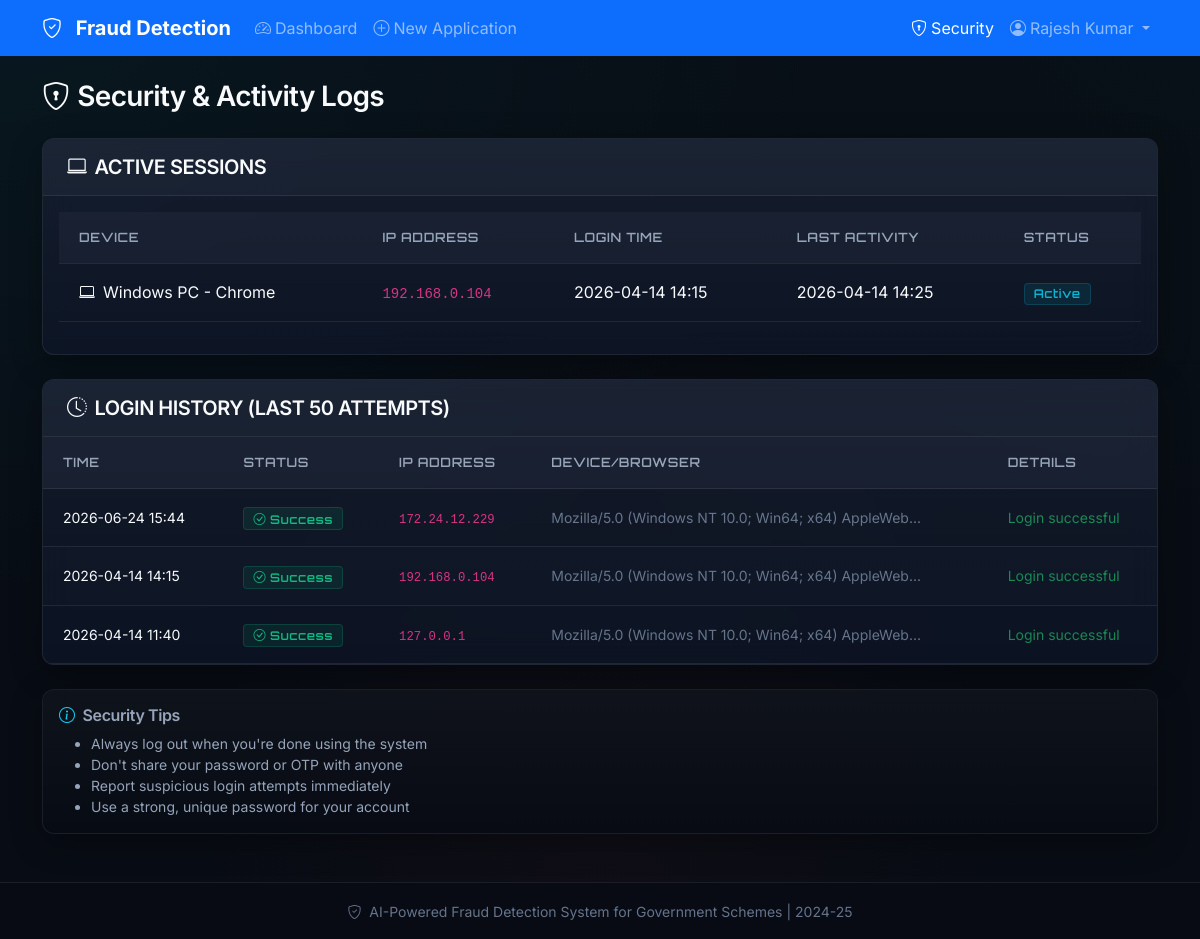
The app's page /security-logs (signed in) with its own data.
### tables this page shows
CREATE TABLE users (
            id INTEGER PRIMARY KEY AUTOINCREMENT,
            username TEXT UNIQUE NOT NULL,
            email TEXT UNIQUE NOT NULL,
            password_hash TEXT NOT NULL,
            full_name TEXT NOT NULL,
            role TEXT DEFAULT 'officer',
            department TEXT,
            is_active INTEGER DEFAULT 1,
            created_at TIMESTAMP DEFAULT CURRENT_TIMESTAMP,
            last_login TIMESTAMP
        , email_verified INTEGER DEFAULT 0);

CREATE TABLE user_sessions (
            id INTEGER PRIMARY KEY AUTOINCREMENT,
            user_id INTEGER,
            session_token TEXT UNIQUE,
            ip_address TEXT,
            user_agent TEXT,
            device_info TEXT,
            login_time TIMESTAMP DEFAULT CURRENT_TIMESTAMP,
            last_activity TIMESTAMP DEFAULT CURRENT_TIMESTAMP,
            is_active INTEGER DEFAULT 1,
            logout_time TIMESTAMP,
            FOREIGN KEY (user_id) REFERENCES users (id)
        );

CREATE TABLE login_attempts (
            id INTEGER PRIMARY KEY AUTOINCREMENT,
            username TEXT,
            ip_address TEXT,
            user_agent TEXT,
            attempt_time TIMESTAMP DEFAULT CURRENT_TIMESTAMP,
            success INTEGER DEFAULT 0,
            failure_reason TEXT
        );

### app.py (the view)
@app.route('/security-logs')
@login_required
def security_logs():
    user = db.get_user_by_id(session['user_id'])
    conn = db.get_db_connection()
    login_attempts = conn.execute('''
        SELECT * FROM login_attempts
        WHERE username = ?
        ORDER BY attempt_time DESC
        LIMIT 50
    ''', (user['username'],)).fetchall()
    active_sessions = db.get_active_sessions(session['user_id'])
    conn.close()
    return render_template('security_logs.html',
                         login_attempts=login_attempts,
                         active_sessions=active_sessions,
                         current_session=session.get('session_token'))

### app.py (called while the page is built)
def login_required(f):
    @wraps(f)
    def decorated_function(*args, **kwargs):
        if 'user_id' not in session:
            flash('Please log in to access this page.', 'warning')
            return redirect(url_for('login'))
        if 'session_token' in session:
            db.update_session_activity(session['session_token'])
        return f(*args, **kwargs)
    return decorated_function

### database.py (called while the page is built)
def get_db_connection():
    conn = sqlite3.connect(DATABASE)
    conn.row_factory = sqlite3.Row
    return conn

def get_user_by_id(user_id):
    conn = get_db_connection()
    user = conn.execute('SELECT * FROM users WHERE id = ?', (user_id,)).fetchone()
    conn.close()
    return user

def update_session_activity(session_token):
    conn = get_db_connection()
    conn.execute('''
        UPDATE user_sessions SET last_activity = CURRENT_TIMESTAMP
        WHERE session_token = ?
    ''', (session_token,))
    conn.commit()
    conn.close()

def get_active_sessions(user_id):
    conn = get_db_connection()
    sessions = conn.execute('''
        SELECT * FROM user_sessions
        WHERE user_id = ? AND is_active = 1
        ORDER BY last_activity DESC
    ''', (user_id,)).fetchall()
    conn.close()
    return sessions

### templates/security_logs.html (shortened to what this page needs)
<!DOCTYPE html>
<html lang="en">
<head>
    <link href="https://cdn.jsdelivr.net/npm/bootstrap@5.3.0/dist/css/bootstrap.min.css" rel="stylesheet">
    <link rel="stylesheet" href="https://cdn.jsdelivr.net/npm/bootstrap-icons@1.11.0/font/bootstrap-icons.css">
    <link rel="stylesheet" href="{{ url_for('static', filename='css/style.css') }}">
</head>
<body>
    <nav class="navbar navbar-expand-lg navbar-dark bg-primary">
        <div class="container">
            <a class="navbar-brand" href="/">
                <i class="bi bi-shield-check me-2"></i>
                <strong>Fraud Detection</strong>
            </a>
            <div class="collapse navbar-collapse" id="navbarNav">
                <ul class="navbar-nav me-auto">
                    <li class="nav-item">
                        <a class="nav-link" href="/dashboard">
                            <i class="bi bi-speedometer2 me-1"></i>Dashboard
                        </a>
                    </li>
                    <li class="nav-item">
                        <a class="nav-link" href="/new-application">
                            <i class="bi bi-plus-circle me-1"></i>New Application
                        </a>
                    </li>
                </ul>
                <ul class="navbar-nav">
                    <li class="nav-item">
                        <a class="nav-link active" href="/security-logs">
                            <i class="bi bi-shield-lock me-1"></i>Security
                        </a>
                    </li>
                    <li class="nav-item dropdown">
                        <a class="nav-link dropdown-toggle" href="#" role="button" data-bs-toggle="dropdown">
                            <i class="bi bi-person-circle me-1"></i>{{ session.full_name }}
                        </a>
                    </li>
                </ul>
            </div>
        </div>
    </nav>
    <div class="container mt-4">
        <h3 class="mb-4"><i class="bi bi-shield-lock me-2"></i>Security & Activity Logs</h3>
        <div class="card shadow mb-4">
            <div class="card-header bg-primary text-white">
                <h5 class="mb-0"><i class="bi bi-laptop me-2"></i>Active Sessions</h5>
            </div>
            <div class="card-body">
                {% if active_sessions %}
                    <div class="table-responsive">
                        <table class="table table-hover">
                            <thead>
                                <tr>
                                    <th>Device</th>
                                    <th>IP Address</th>
                                    <th>Login Time</th>
                                    <th>Last Activity</th>
                                    <th>Status</th>
                                </tr>
                            </thead>
                            <tbody>
                                {% for sess in active_sessions %}
                                <tr {% if sess.session_token == current_session %}class="table-success"{% endif %}>
                                    <td>
                                        <i class="bi bi-laptop me-2"></i>{{ sess.device_info or 'Unknown' }}
                                    </td>
                                    <td><code>{{ sess.ip_address }}</code></td>
                                    <td>{{ sess.login_time[:16] if sess.login_time else 'N/A' }}</td>
                                    <td>{{ sess.last_activity[:16] if sess.last_activity else 'N/A' }}</td>
                                    <td>
                                        {% if sess.session_token == current_session %}
                                            <span class="badge bg-success"><i class="bi bi-check-circle me-1"></i>Current Session</span>
                                        {% else %}
                                            <span class="badge bg-info">Active</span>
                                        {% endif %}
                                    </td>
                                </tr>
                                {% endfor %}
                            </tbody>
                        </table>
                    </div>
                {% else %}
                    <p class="text-muted mb-0">No active sessions found.</p>
                {% endif %}
            </div>
        </div>
        <div class="card shadow">
            <div class="card-header bg-dark text-white">
                <h5 class="mb-0"><i class="bi bi-clock-history me-2"></i>Login History (Last 50 attempts)</h5>
            </div>
            <div class="card-body p-0">
                <div class="table-responsive">
                    <table class="table table-hover table-striped mb-0">
                        <thead class="table-dark">
                            <tr>
                                <th>Time</th>
                                <th>Status</th>
                                <th>IP Address</th>
                                <th>Device/Browser</th>
                                <th>Details</th>
                            </tr>
                        </thead>
                        <tbody>
                            {% for attempt in login_attempts %}
                            <tr>
                                <td><small>{{ attempt.attempt_time[:16] if attempt.attempt_time else 'N/A' }}</small></td>
                                <td>
                                    {% if attempt.success %}
                                        <span class="badge bg-success"><i class="bi bi-check-circle me-1"></i>Success</span>
                                    {% else %}
                                        <span class="badge bg-danger"><i class="bi bi-x-circle me-1"></i>Failed</span>
                                    {% endif %}
                                </td>
                                <td><code><small>{{ attempt.ip_address }}</small></code></td>
                                <td><small class="text-muted">{{ attempt.user_agent[:50] if attempt.user_agent else 'Unknown' }}...</small></td>
                                <td>
                                    {% if attempt.failure_reason %}
                                        <span class="text-danger"><small>{{ attempt.failure_reason }}</small></span>
                                    {% else %}
                                        <span class="text-success"><small>Login successful</small></span>
                                    {% endif %}
                                </td>
                            </tr>
                            {% else %}
                            <tr>
                                <td colspan="5" class="text-center py-4 text-muted">
                                    No login history found.
                                </td>
                            </tr>
                            {% endfor %}
                        </tbody>
                    </table>
                </div>
            </div>
        </div>
        <div class="card mt-4 bg-light border-info">
            <div class="card-body">
                <h6 class="card-title"><i class="bi bi-info-circle me-2 text-info"></i>Security Tips</h6>
                <ul class="mb-0 small">
                    <li>Always log out when you're done using the system</li>
                    <li>Don't share your password or OTP with anyone</li>
                    <li>Report suspicious login attempts immediately</li>
                    <li>Use a strong, unique password for your account</li>
                </ul>
            </div>
        </div>
    </div>
    <footer class="mt-5 py-3 bg-light text-center">
        <div class="container">
            <small class="text-muted">
                <i class="bi bi-shield-check me-1"></i>
                AI-Powered Fraud Detection System for Government Schemes | 2024-25
            </small>
        </div>
    </footer>
</body>
</html>

### static/css/style.css (style rules this page uses)
:root { --bg-primary: #080c14; --bg-secondary: #0f172a; --bg-card: rgba(15, 23, 42, 0.75); --border-color: rgba(255, 255, 255, 0.08); --border-glow-color: rgba(0, 240, 255, 0.15); --text-primary: #f8fafc; --text-secondary: #94a3b8; --text-muted: #64748b; --cyber-blue: #00f0ff; --cyber-blue-glow: rgba(0, 240, 255, 0.4); --emerald-green: #10b981; --emerald-glow: rgba(16, 185, 129, 0.4); --amber-gold: #f59e0b; --amber-glow: rgba(245, 158, 11, 0.4); --crimson-red: #ef4444; --crimson-glow: rgba(239, 68, 68, 0.4); --cyan-info: #06b6d4; --cyan-glow: rgba(6, 182, 212, 0.4); }
body { background-color: var(--bg-primary); background-image: radial-gradient(at 0% 0%, rgba(0, 240, 255, 0.05) 0px, transparent 50%), radial-gradient(at 100% 0%, rgba(16, 185, 129, 0.03) 0px, transparent 50%), radial-gradient(at 50% 100%, rgba(239, 68, 68, 0.03) 0px, transparent 50%); color: var(--text-primary); font-family: 'Inter', sans-serif; min-height: 100vh; display: flex; flex-direction: column; overflow-x: hidden; }
h1, h2, h3, h4, h5, h6 { font-weight: 600; letter-spacing: -0.025em; color: var(--text-primary); }
.card { background: var(--bg-card) !important; backdrop-filter: blur(16px); -webkit-backdrop-filter: blur(16px); border: 1px solid var(--border-color) !important; color: var(--text-primary) !important; border-radius: 12px !important; box-shadow: 0 8px 32px 0 rgba(0, 0, 0, 0.3) !important; transition: all 0.3s cubic-bezier(0.16, 1, 0.3, 1); position: relative; overflow: hidden; }
.card::before { content: ''; position: absolute; top: 0; left: 0; width: 100%; height: 100%; background: linear-gradient(180deg, rgba(255, 255, 255, 0.03) 0%, rgba(255, 255, 255, 0) 100%); pointer-events: none; z-index: 1; }
.card-header { background: rgba(30, 41, 59, 0.4) !important; border-bottom: 1px solid var(--border-color) !important; color: var(--text-primary) !important; padding: 1rem 1.5rem; font-weight: 700; letter-spacing: 0.05em; text-transform: uppercase; }
.table { color: var(--text-primary) !important; background-color: transparent !important; }
.table th { background: rgba(30, 41, 59, 0.4) !important; color: var(--text-secondary) !important; border-bottom: 1px solid var(--border-color) !important; font-family: 'Orbitron', sans-serif; font-size: 0.8rem; letter-spacing: 0.05em; text-transform: uppercase; font-weight: 600; padding: 1rem 1.25rem; }
.table td { padding: 1rem 1.25rem; border-bottom: 1px solid var(--border-color) !important; background-color: transparent !important; color: var(--text-primary) !important; }
.badge { font-family: 'Orbitron', sans-serif; font-size: 0.75rem; font-weight: 600; letter-spacing: 0.05em; padding: 0.35em 0.75em !important; border-radius: 4px !important; border: 1px solid transparent !important; }
.badge.bg-success { background-color: rgba(16, 185, 129, 0.1) !important; color: var(--emerald-green) !important; border-color: rgba(16, 185, 129, 0.2) !important; }
.badge.bg-info { background-color: rgba(6, 182, 212, 0.1) !important; color: var(--cyan-info) !important; border-color: rgba(6, 182, 212, 0.2) !important; }
footer, .bg-light { background-color: rgba(8, 12, 20, 0.9) !important; color: var(--text-secondary) !important; border-top: 1px solid var(--border-color) !important; }
.text-muted, .form-text { color: var(--text-muted) !important; }

### records on screen
users: full_name "Rajesh Kumar"
user_sessions: device_info "Windows PC - Chrome", ip_address "192.168.0.104", login_time "2026-04-14 14:15", last_activity "2026-04-14 14:25", shows "Active"
login_attempts: attempt_time "2026-06-24 15:44", success 1 (drawn), ip_address "172.24.12.229", user_agent "Mozilla/5.0 (Windows NT 10.0; Win64; x64) AppleWeb"
login_attempts: attempt_time "2026-04-14 14:15", success 1 (drawn), ip_address "192.168.0.104", user_agent "Mozilla/5.0 (Windows NT 10.0; Win64; x64) AppleWeb"
login_attempts: attempt_time "2026-04-14 11:40", success 1 (drawn), ip_address "127.0.0.1", user_agent "Mozilla/5.0 (Windows NT 10.0; Win64; x64) AppleWeb"
